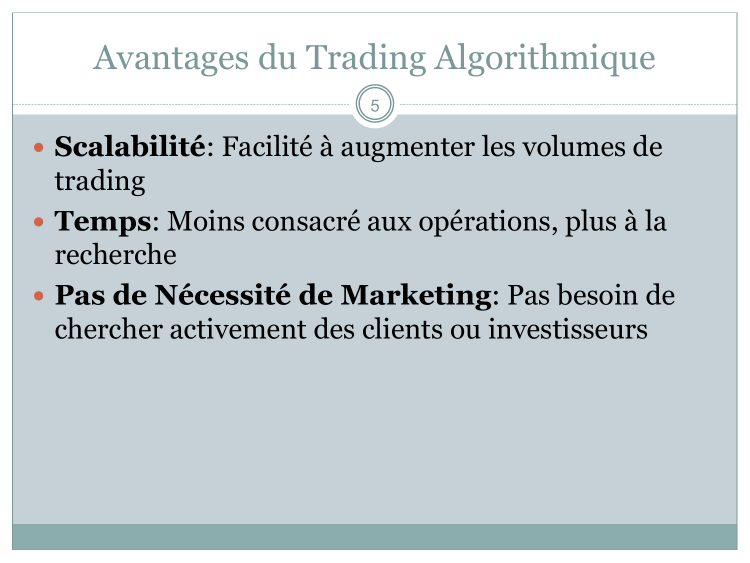
#> input picture slides/S4-trading-algorithmique/pptx-reference/slide-05.png, 1500 x 1125 px, given in place of slide-01.png, which was not available (shown at 1/2 size)
$ python compare_slides_advanced.py
#> lines starting #> are read from the running program, lines starting #| are printed output that depends on the picture; after the words box and inside, x2 and y2 are one past the last pixel; in counts of white or black regions, pixels touching at a corner belong together; pictures that were not available may be replaced by others from this repository, and a replacement may not be noted
#!/usr/bin/env python3
"""
Analyse avancée des différences PPTX vs Slidev
Détecte les zones de contenu et identifie les problèmes de layout
"""

from PIL import Image
import numpy as np
from pathlib import Path

def detect_content_zones(img_path, threshold=240):
    """
    Détecte les zones de contenu non-blances dans une image
    Retourne: (bounding_box, coverage_percentage)
    """
    img = Image.open(img_path)
    arr = np.array(img)

    # Convertir en grayscale si nécessaire
    if len(arr.shape) == 3:
        gray = np.mean(arr[:, :, :3], axis=2)
    else:
        gray = arr

    # Créer un masque des pixels non-blancs
    mask = gray < threshold

    # Trouver les bornes du contenu
    if not np.any(mask):
        return None, 0.0

    rows = np.any(mask, axis=1)
    cols = np.any(mask, axis=0)

    rmin, rmax = np.where(rows)[0][[0, -1]]
    cmin, cmax = np.where(cols)[0][[0, -1]]

    bbox = (cmin, rmin, cmax - cmin, rmax - rmin)  # x, y, width, height
    coverage = np.sum(mask) / (img.width * img.height)

    return bbox, coverage

def compare_layouts(pptx_path, slidev_path):
    """Compare les layouts de deux images"""
    pptx_bbox, pptx_cov = detect_content_zones(pptx_path)
#> in detect_content_zones, img is the input picture: PIL image 1500x1125 RGB; mean R, G, B 200.1, 209.9, 213.9
#> in detect_content_zones, `mask = gray < threshold`:
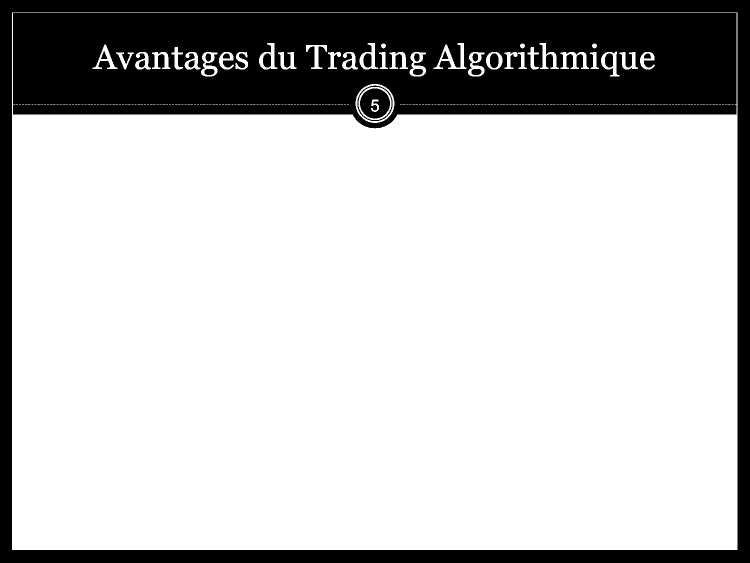
#> mask: shape (1125, 1500) bool (shown at 1/2 size); 76.1% white; 21 black regions, largest, box (x1, y1, x2, y2) and area: (26, 26, 1473, 257) 268608, (0, 0, 1500, 1125) 127675, (720, 177, 780, 237) 2622
#> in detect_content_zones, `rmin, rmax = np.where(rows)[0][[0, -1]]`: rmin = 25; rmax = 1099
#> in detect_content_zones, `cmin, cmax = np.where(cols)[0][[0, -1]]`: cmin = 24; cmax = 1474
#> in detect_content_zones, `bbox = (cmin, rmin, cmax - cmin, rmax - rmin)`: bbox = (24, 25, 1450, 1074)
#> in detect_content_zones, `coverage = np.sum(mask) / (img.width * img.height)`: coverage = 0.761
    slidev_bbox, slidev_cov = detect_content_zones(slidev_path)

    if pptx_bbox is None or slidev_bbox is None:
        return {
            'error': 'Impossible de détecter les zones de contenu',
            'pptx_bbox': pptx_bbox,
            'slidev_bbox': slidev_bbox
        }

    pptx_img = Image.open(pptx_path)
    slidev_img = Image.open(slidev_path)

    # Calculer les positions relatives (normalisées par la taille de l'image)
    pptx_rel = {
        'x': pptx_bbox[0] / pptx_img.width,
        'y': pptx_bbox[1] / pptx_img.height,
        'w': pptx_bbox[2] / pptx_img.width,
        'h': pptx_bbox[3] / pptx_img.height
    }

    slidev_rel = {
        'x': slidev_bbox[0] / slidev_img.width,
        'y': slidev_bbox[1] / slidev_img.height,
        'w': slidev_bbox[2] / slidev_img.width,
        'h': slidev_bbox[3] / slidev_img.height
    }

    return {
        'pptx': {
            'bbox': pptx_bbox,
            'relative': pptx_rel,
            'coverage': pptx_cov
        },
        'slidev': {
            'bbox': slidev_bbox,
            'relative': slidev_rel,
            'coverage': slidev_cov
        },
        'differences': {
            'x_shift': slidev_rel['x'] - pptx_rel['x'],
            'y_shift': slidev_rel['y'] - pptx_rel['y'],
            'width_ratio': slidev_rel['w'] / pptx_rel['w'] if pptx_rel['w'] > 0 else 0,
            'height_ratio': slidev_rel['h'] / pptx_rel['h'] if pptx_rel['h'] > 0 else 0
        }
    }

def analyze_horizontal_balance(img_path):
    """
    Analyse l'équilibre horizontal du contenu
    Utile pour détecter les slides avec colonnes
    """
    img = Image.open(img_path)
    arr = np.array(img)

    if len(arr.shape) == 3:
        gray = np.mean(arr[:, :, :3], axis=2)
    else:
        gray = arr

    mask = gray < 240
    if not np.any(mask):
        return {'error': 'Pas de contenu détecté'}

    # Diviser l'image en 3 zones horizontales
    h = img.height
    w = img.width

    left_zone = mask[:, :w//3]
    middle_zone = mask[:, w//3:2*w//3]
    right_zone = mask[:, 2*w//3:]

    left_density = np.sum(left_zone) / left_zone.size
    middle_density = np.sum(middle_zone) / middle_zone.size
    right_density = np.sum(right_zone) / right_zone.size

    return {
        'left': left_density,
        'middle': middle_density,
        'right': right_density,
        'pattern': classify_layout_pattern(left_density, middle_density, right_density)
    }

def classify_layout_pattern(left, middle, right):
    """Classifie le pattern de layout"""
    threshold = 0.05

    if left > threshold and middle > threshold and right > threshold:
        return "full-width"
    elif left > threshold and right > threshold and middle < threshold:
        return "two-columns"
    elif left > threshold and middle < threshold and right < threshold:
        return "left-aligned"
    elif left < threshold and middle > threshold and right < threshold:
        return "centered"
    elif left < threshold and middle < threshold and right > threshold:
        return "right-aligned"
    elif left > threshold and middle > threshold and right < threshold:
        return "left-center"
    elif left < threshold and middle > threshold and right > threshold:
        return "center-right"
    else:
        return "empty-or-minimal"

def main():
    base_path = Path('D:/dev/CoursIA/slides/S4-trading-algorithmique')
    pptx_dir = base_path / 'pptx-reference'
    slidev_dir = base_path / 'slidev-export'

    print("=" * 100)
    print("ANALYSE AVANCÉE PPTX vs SLIDEV - S4 Trading Algorithmique")
    print("=" * 100)

    for i in range(1, 6):
        slide_num = f'{i:02d}'
        pptx_path = pptx_dir / f'slide-{slide_num}.png'
        slidev_path = slidev_dir / f'slide-{slide_num}.png'

        print(f"\n{'=' * 100}")
        print(f"SLIDE {slide_num}")
        print(f"{'=' * 100}")

        # Analyse des zones de contenu
        layout_analysis = compare_layouts(pptx_path, slidev_path)
#> in compare_layouts, `pptx_bbox, pptx_cov = detect_content_zones(pptx_path)`: pptx_bbox = (24, 25, 1450, 1074); pptx_cov = 0.761
#> call 2 of detect_content_zones, with threshold = 240
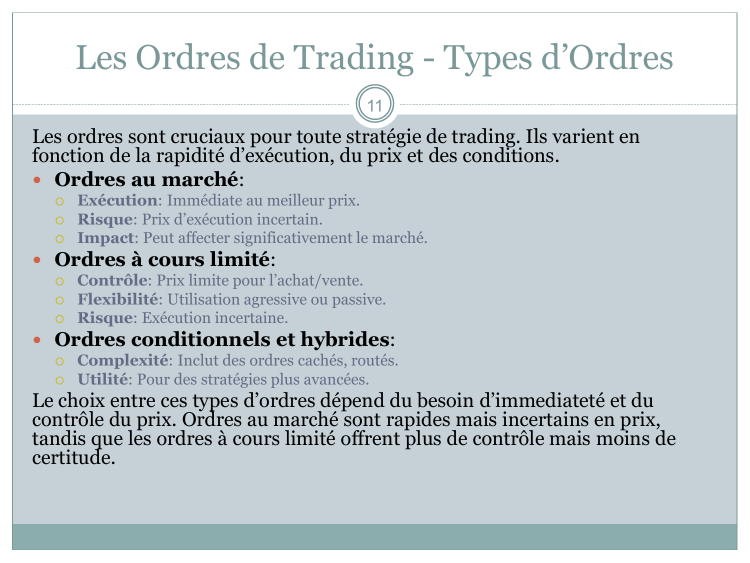
#> input picture slides/S4-trading-algorithmique/pptx-reference/slide-11.png, 1500 x 1125 px, given in place of slide-01.png, which was not available (shown at 1/2 size)
#> in detect_content_zones, img is the input picture: PIL image 1500x1125 RGB; mean R, G, B 198.6, 208.3, 212.7
#> in detect_content_zones (call 2), `mask = gray < threshold`:
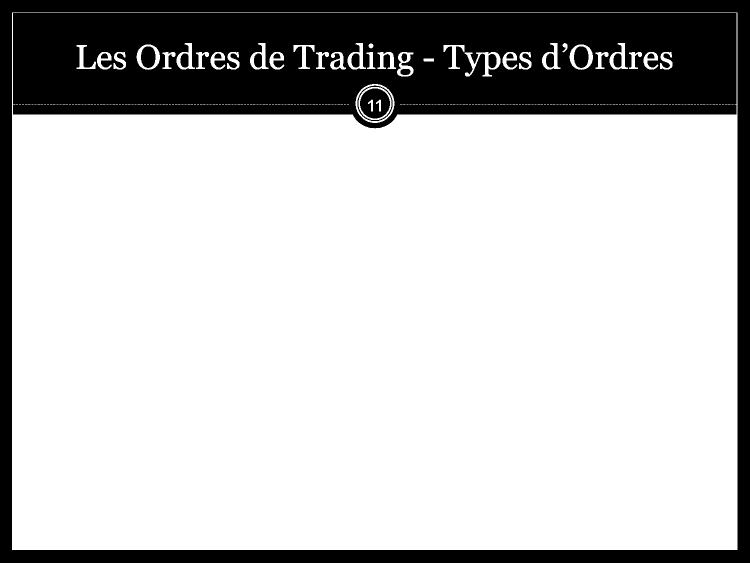
#> mask: shape (1125, 1500) bool (shown at 1/2 size); 76.1% white; 20 black regions, largest, box (x1, y1, x2, y2) and area: (26, 26, 1473, 257) 267022, (0, 0, 1500, 1125) 127675, (720, 177, 780, 237) 2590
#> in compare_layouts, `slidev_bbox, slidev_cov = detect_content_zones(slidev_path)`: slidev_bbox = (24, 25, 1450, 1074); slidev_cov = 0.761
#> in compare_layouts, `pptx_rel = { 'x': pptx_bbox[0] / pptx_img.width, 'y': pptx_bbox[1] / p..`: pptx_rel = {'x': 0.016, 'y': 0.0222, 'w': 0.967, 'h': 0.955}
#> layout_analysis = 3 items

        if 'error' in layout_analysis:
            print(f"ERREUR: {layout_analysis['error']}")
            continue

        print(f"\n📐 ZONES DE CONTENU:")
        print(f"  PPTX:  x={layout_analysis['pptx']['bbox'][0]:4d}, y={layout_analysis['pptx']['bbox'][1]:4d}, "
              f"w={layout_analysis['pptx']['bbox'][2]:4d}, h={layout_analysis['pptx']['bbox'][3]:4d}")
#|   PPTX:  x=  24, y=  25, w=1450, h=1074
        print(f"  Slidev: x={layout_analysis['slidev']['bbox'][0]:4d}, y={layout_analysis['slidev']['bbox'][1]:4d}, "
              f"w={layout_analysis['slidev']['bbox'][2]:4d}, h={layout_analysis['slidev']['bbox'][3]:4d}")
#|   Slidev: x=  24, y=  25, w=1450, h=1074

        print(f"\n📊 POSITION RELATIVE (normalisée):")
        print(f"  PPTX:  x={layout_analysis['pptx']['relative']['x']:.3f}, y={layout_analysis['pptx']['relative']['y']:.3f}, "
              f"w={layout_analysis['pptx']['relative']['w']:.3f}, h={layout_analysis['pptx']['relative']['h']:.3f}")
#|   PPTX:  x=0.016, y=0.022, w=0.967, h=0.955
        print(f"  Slidev: x={layout_analysis['slidev']['relative']['x']:.3f}, y={layout_analysis['slidev']['relative']['y']:.3f}, "
              f"w={layout_analysis['slidev']['relative']['w']:.3f}, h={layout_analysis['slidev']['relative']['h']:.3f}")
#|   Slidev: x=0.016, y=0.022, w=0.967, h=0.955

        print(f"\n⚠️  DIFFÉRENCES:")
        diff = layout_analysis['differences']
#> diff = {'x_shift': 0, 'y_shift': 0, 'width_ratio': 1, 'height_ratio': 1}
        print(f"  Décalage X: {diff['x_shift']:+.3f} ({'gauche' if diff['x_shift'] < -0.05 else 'droite' if diff['x_shift'] > 0.05 else 'centré'})")
#|   Décalage X: +0.000 (centré)
        print(f"  Décalage Y: {diff['y_shift']:+.3f} ({'haut' if diff['y_shift'] < -0.05 else 'bas' if diff['y_shift'] > 0.05 else 'aligné'})")
#|   Décalage Y: +0.000 (aligné)
        print(f"  Ratio largeur: {diff['width_ratio']:.2f}x")
#|   Ratio largeur: 1.00x
        print(f"  Ratio hauteur: {diff['height_ratio']:.2f}x")
#|   Ratio hauteur: 1.00x

        # Analyse de l'équilibre horizontal
        pptx_balance = analyze_horizontal_balance(pptx_path)
#> in analyze_horizontal_balance, `left_zone = mask[:, :w//3]`: left_zone: shape (1125, 500) bool; 74.8% white; 8 black regions, largest, box (x1, y1, x2, y2) and area: (26, 26, 500, 229) 90119, (0, 0, 500, 1125) 50800, (409, 138, 429, 150) 207
#> in analyze_horizontal_balance, `middle_zone = mask[:, w//3:2*w//3]`: middle_zone: shape (1125, 500) bool; 78.9% white; 14 black regions, largest, box (x1, y1, x2, y2) and area: (0, 26, 500, 257) 88368, (0, 0, 500, 25) 12500, (0, 1100, 500, 1125) 12500
#> in analyze_horizontal_balance, `right_zone = mask[:, 2*w//3:]`:
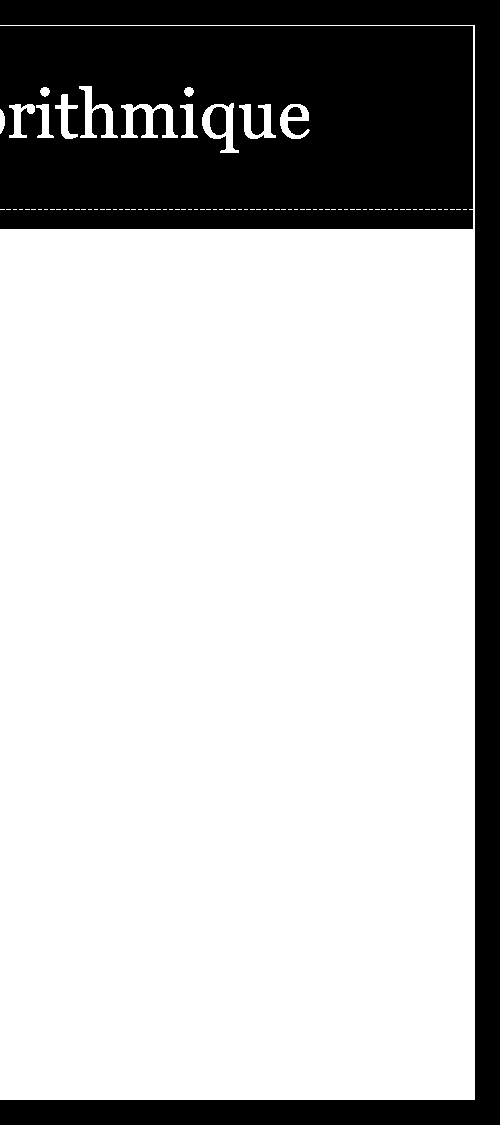
#> right_zone: shape (1125, 500) bool; 74.7% white; 4 black regions, box (x1, y1, x2, y2) and area: (0, 26, 473, 229) 90121, (0, 0, 500, 1125) 51875, (210, 107, 226, 135) 390, (288, 107, 302, 117) 117
#> in analyze_horizontal_balance, `left_density = np.sum(left_zone) / left_zone.size`: left_density = 0.748
#> in analyze_horizontal_balance, `middle_density = np.sum(middle_zone) / middle_zone.size`: middle_density = 0.789
#> in analyze_horizontal_balance, `right_density = np.sum(right_zone) / right_zone.size`: right_density = 0.747
#> pptx_balance = {'left': 0.748, 'middle': 0.789, 'right': 0.747, 'pattern': 'full-width'}
        slidev_balance = analyze_horizontal_balance(slidev_path)
#> in analyze_horizontal_balance (call 2), `left_zone = mask[:, :w//3]`:
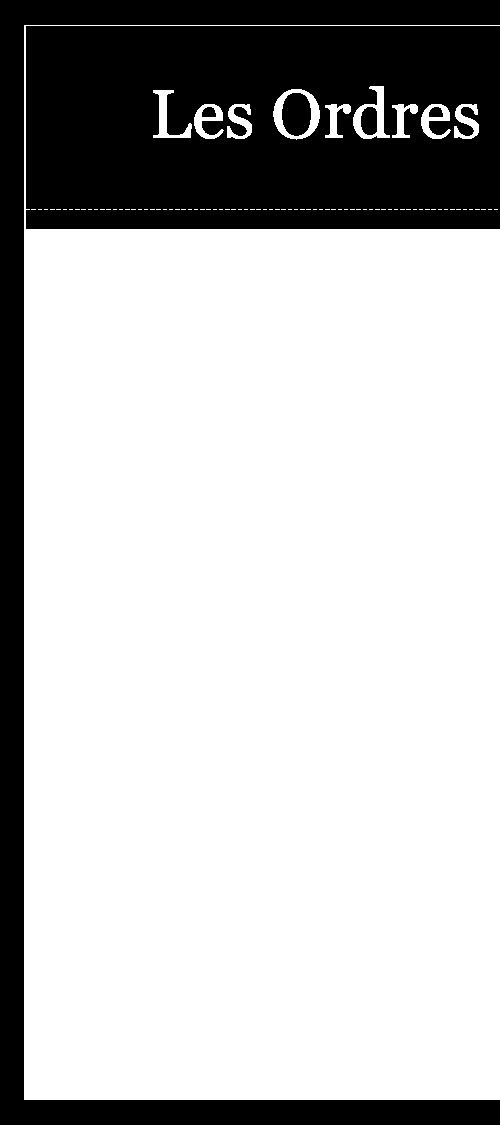
#> left_zone: shape (1125, 500) bool; 74.8% white; 6 black regions, box (x1, y1, x2, y2) and area: (26, 26, 500, 229) 89381, (0, 0, 500, 1125) 50800, (282, 93, 311, 136) 1018, (361, 107, 377, 135) 390, (202, 107, 216, 117) 117, (429, 107, 443, 117) 117
#> in analyze_horizontal_balance (call 2), `middle_zone = mask[:, w//3:2*w//3]`:
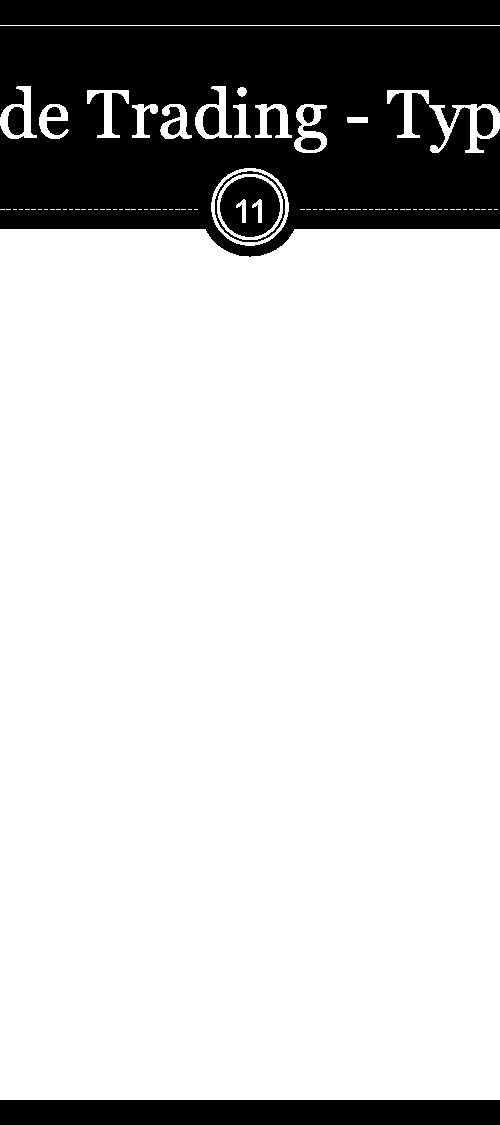
#> middle_zone: shape (1125, 500) bool; 78.9% white; 12 black regions, largest, box (x1, y1, x2, y2) and area: (0, 26, 500, 257) 89126, (0, 0, 500, 25) 12500, (0, 1100, 500, 1125) 12500
#> in analyze_horizontal_balance (call 2), `right_zone = mask[:, 2*w//3:]`:
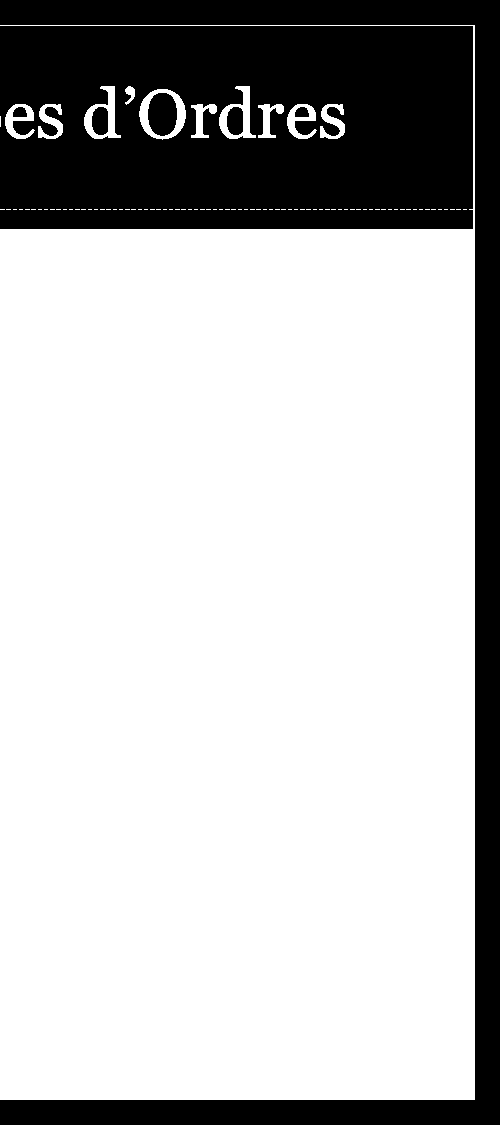
#> right_zone: shape (1125, 500) bool; 74.7% white; 7 black regions, largest, box (x1, y1, x2, y2) and area: (0, 26, 473, 229) 88515, (0, 0, 500, 1125) 51875, (148, 93, 177, 136) 1018
#> slidev_balance has the same summary as pptx_balance

        if 'error' not in pptx_balance and 'error' not in slidev_balance:
            print(f"\n🔄 ÉQUILIBRE HORIZONTAL:")
            print(f"  PPTX:  gauche={pptx_balance['left']:.3f}, centre={pptx_balance['middle']:.3f}, droite={pptx_balance['right']:.3f}")
#|   PPTX:  gauche=0.748, centre=0.789, droite=0.747
            print(f"         Pattern: {pptx_balance['pattern']}")
#|          Pattern: full-width
            print(f"  Slidev: gauche={slidev_balance['left']:.3f}, centre={slidev_balance['middle']:.3f}, droite={slidev_balance['right']:.3f}")
#|   Slidev: gauche=0.748, centre=0.789, droite=0.747
            print(f"         Pattern: {slidev_balance['pattern']}")
#|          Pattern: full-width

            if pptx_balance['pattern'] != slidev_balance['pattern']:
                print(f"  ⚠️  ALERTE: Pattern de layout différent!")
            else:
                print(f"  ✓ Pattern de layout identique")

        # Recommandations
        print(f"\n💡 RECOMMANDATIONS:")
        recommendations = generate_recommendations(layout_analysis, pptx_balance, slidev_balance)
#> recommendations = ['Aucun problème majeur détecté']
        for rec in recommendations:
            print(f"  - {rec}")
#> this loop made 1 pass
#|   - Aucun problème majeur détecté

    print(f"\n{'=' * 100}")
    print("ANALYSE TERMINÉE")
    print(f"{'=' * 100}")

def generate_recommendations(layout_analysis, pptx_balance, slidev_balance):
    """Génère des recommandations basées sur l'analyse"""
    recommendations = []

    diff = layout_analysis['differences']

    # Vérifier le décalage horizontal
    if abs(diff['x_shift']) > 0.05:
        recommendations.append(f"Ajuster l'alignement horizontal (décalage de {diff['x_shift']:.1%})")

    # Vérifier le décalage vertical
    if abs(diff['y_shift']) > 0.05:
        recommendations.append(f"Ajuster l'alignement vertical (décalage de {diff['y_shift']:.1%})")

    # Vérifier le ratio de largeur
    if diff['width_ratio'] < 0.9 or diff['width_ratio'] > 1.1:
        recommendations.append(f"Vérifier la largeur du contenu (ratio: {diff['width_ratio']:.2f}x)")

    # Vérifier le ratio de hauteur
    if diff['height_ratio'] < 0.9 or diff['height_ratio'] > 1.1:
        recommendations.append(f"Vérifier la hauteur du contenu (ratio: {diff['height_ratio']:.2f}x)")

    # Vérifier les patterns de layout
    if 'error' not in pptx_balance and 'error' not in slidev_balance:
        if pptx_balance['pattern'] != slidev_balance['pattern']:
            recommendations.append(f"Corriger le pattern de layout (PPTX: {pptx_balance['pattern']}, Slidev: {slidev_balance['pattern']})")

    # Vérifier la couverture
    if layout_analysis['slidev']['coverage'] < layout_analysis['pptx']['coverage'] * 0.8:
        recommendations.append("Slidev a moins de contenu - vérifier les éléments manquants")

    if not recommendations:
        recommendations.append("Aucun problème majeur détecté")

    return recommendations

if __name__ == '__main__':
#> (the run stopped early here; a loop or call above may not have finished)
